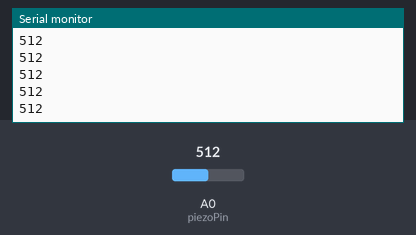
Bench run of a sketch on a simulated Arduino Uno, built with avr-gcc and run on an emulated ATmega328P. Shown: the last lines printed to the serial monitor. Inputs (shaded band) come from the test bench; at power-on: A0 (piezoPin) = 512.

Above: at 1.2 s.
1.3 s: A0 (piezoPin) set to 716
At 2.0 s:
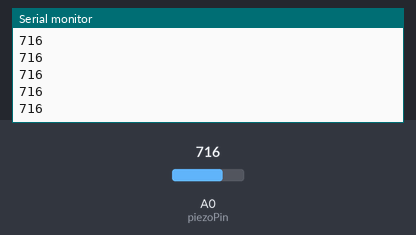
2.8 s: A0 (piezoPin) set to 900
At 3.6 s:
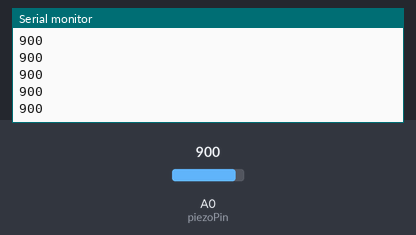
Timing chart, 0 to 5.8 s (numbered marks = the images above; inputs shaded):
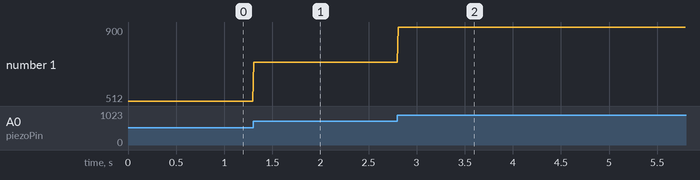

Measured:
- after the input at 1.3 s, the serial monitor: prints a new line at once (image 1)
- after the input at 2.8 s, the serial monitor: prints a new line at once (image 2)
- plotted number 1: 512 → 716 after the input at 1.3 s, 716 → 900 after the input at 2.8 s

The sketch:

testePiezo.ino
```cpp
const int piezoPin = A0;

void setup() {
  Serial.begin(9600);
}

void loop() {
  Serial.println(analogRead(piezoPin));
  delay(10);
}
```
